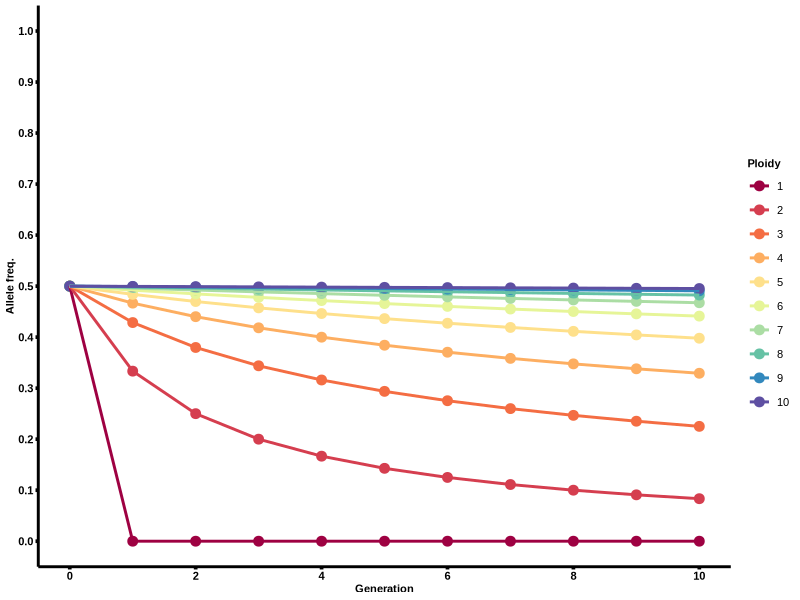
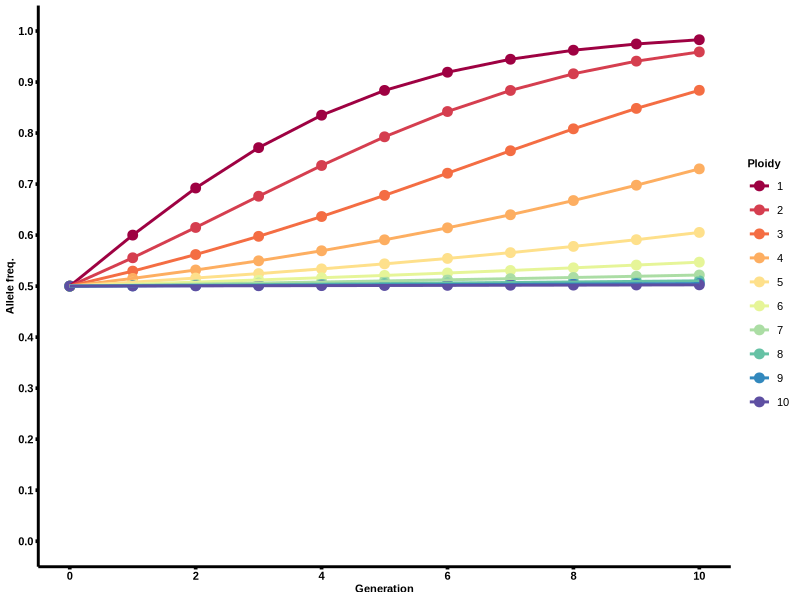
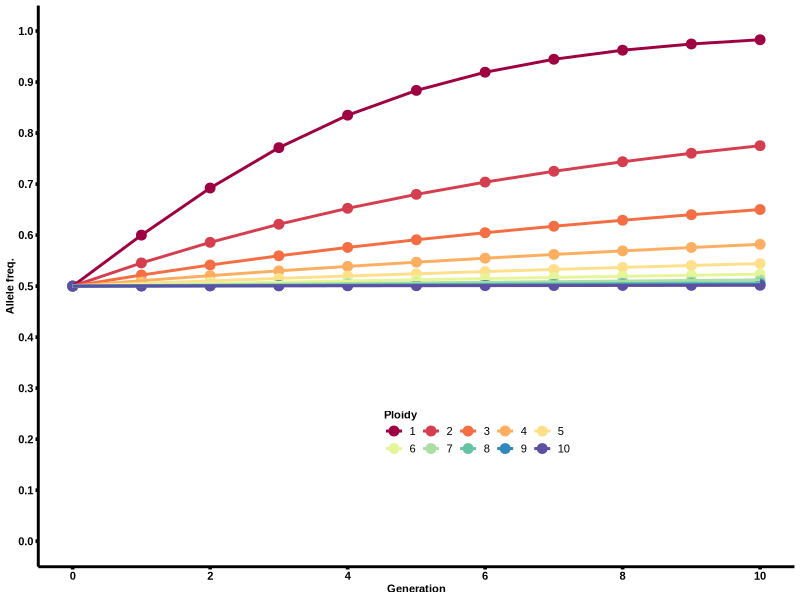
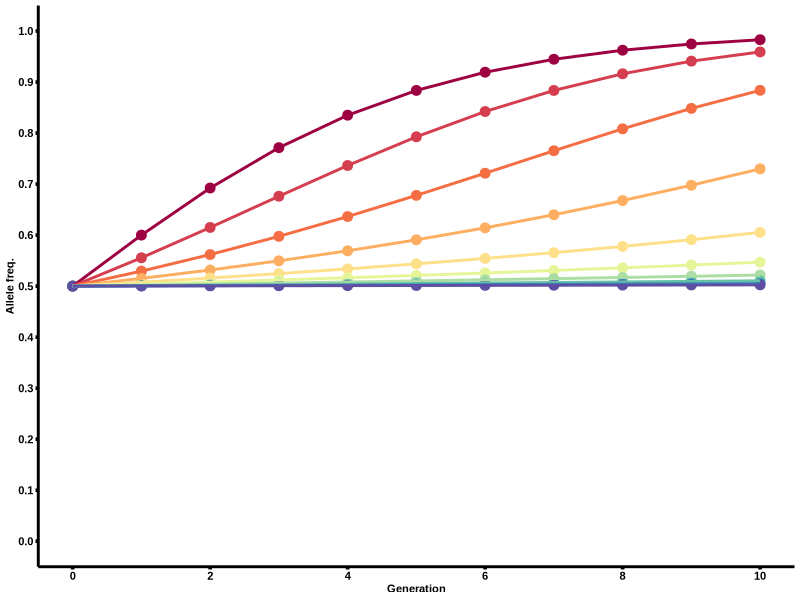
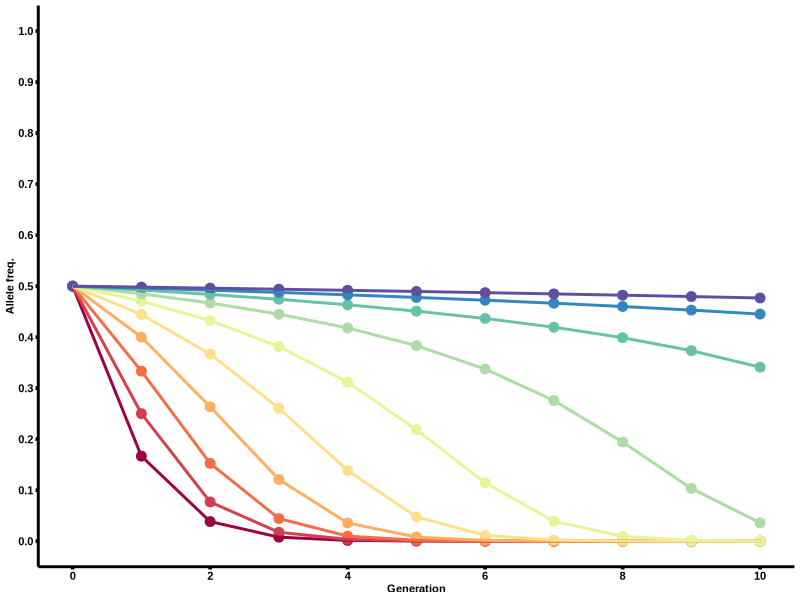
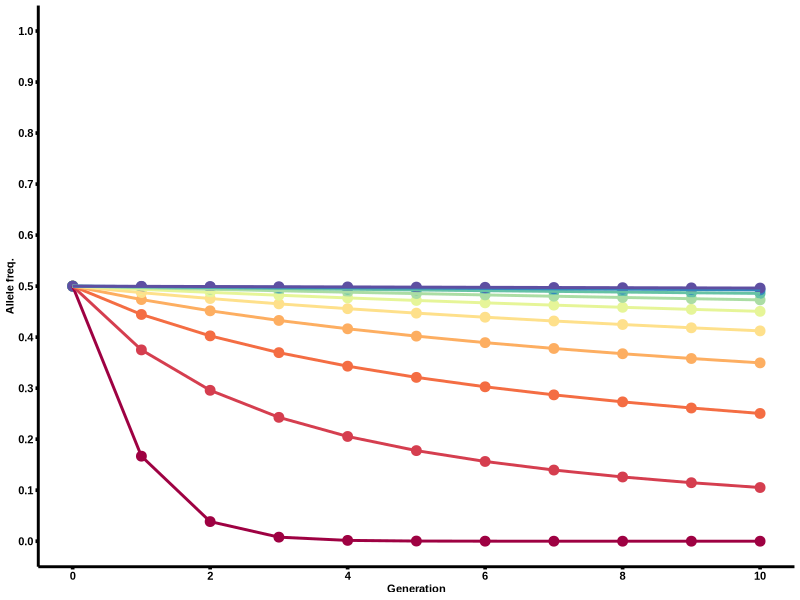
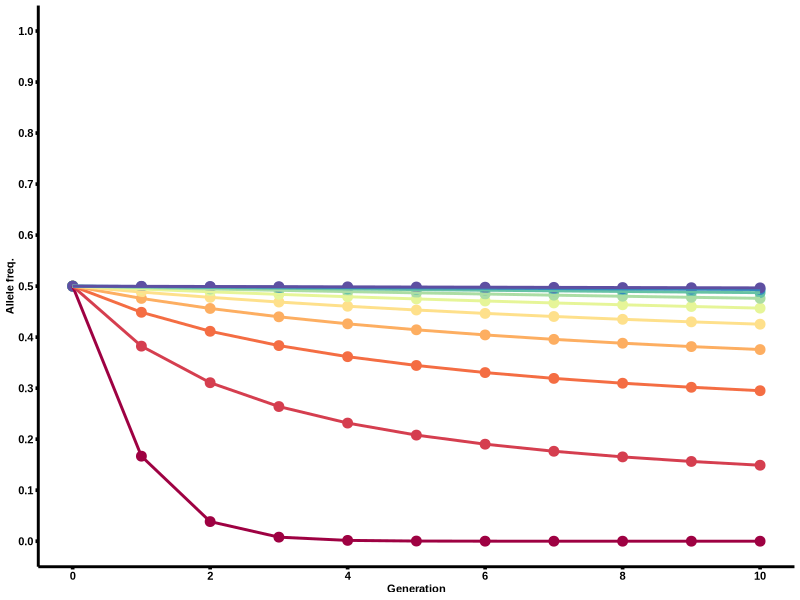
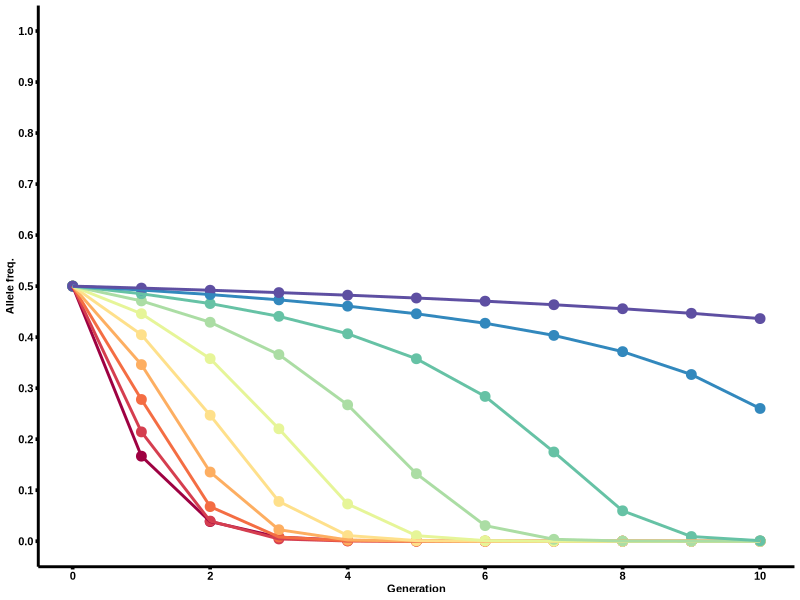

Write R code to recreate these figures, in order.
## ---- chunk 1
library(ggplot2)
library(tidyr)
library(dplyr)

# Individual plot export folder
out_dir <- "ploidy_individual_plots_A4_8pt_final_layout"
dir.create(out_dir, showWarnings = FALSE, recursive = TRUE)

# Requested publication font size
base_pt <- 8
geom_text_pt <- base_pt / ggplot2::.pt

# Final physical size for every panel in the 2-column A4 layout.
# Import into Illustrator at 100% scale so 8 pt remains 8 pt.
panel_width <- 3.5
panel_height <- 2.45

# Export each plot individually. SVG/PDF are vector; TIFF is 600 dpi.
save_individual_plot <- function(plot, filename, width, height) {
  ggsave(
    filename = file.path(out_dir, paste0(filename, ".svg")),
    plot = plot, width = width, height = height, units = "in",
    bg = "white"
  )
  ggsave(
    filename = file.path(out_dir, paste0(filename, ".pdf")),
    plot = plot, width = width, height = height, units = "in",
    device = cairo_pdf, bg = "white"
  )
  ggsave(
    filename = file.path(out_dir, paste0(filename, ".tiff")),
    plot = plot, width = width, height = height, units = "in",
    dpi = 600, compression = "lzw", bg = "white"
  )
}
## ---- chunk 2
W_avg_f <- function(P2, W1, W2, a){
  W_avg <- (1 - (P2^a))*W1 + (P2^a) * W2
  return(W_avg)
}

P1 <- function(P1, W1, W_avg){
  P1 <- W1 * P1 / W_avg
  return(P1)
}
## ---- chunk 3
P2_0 <- 0.5
P1_0 <- 1 - P2_0
W1 <- 1
W2 <- 0

t <- 10
data <- data.frame(
  a = NULL,
  generation = NULL,
  P2 = NULL,
  W_avg = NULL
)

for (a in 1:10){
  W_avg <- W_avg_f(P2 = P2_0, W1 = W1, W2 = W2, a = a)
  new_gen <- data.frame(
    a = a,
    generation = 0,
    P2 = P2_0,
    W_avg = W_avg
  )
  data <- rbind(data, new_gen)
  i <- 1
  P1 <- P1_0
  P2 <- P2_0
  for (i in 1:10){
    P1 <- W1 * P1 / W_avg
    P2 <- 1 - P1
    W_avg <- W_avg_f(P2 = P2, W1 = W1, W2 = W2, a = a)
    new_gen <- data.frame(
      a = a,
      generation = i,
      P2 = P2,
      W_avg = W_avg
    )
    data <- rbind(data, new_gen)
    i <- i + 1
  }
}
## ---- chunk 4
data$a <- factor(data$a)

p_lethal <- ggplot(data, aes(x = generation, y = P2, color = a, group = a)) +
  geom_point(size = 3) +
  geom_line(linewidth = 1) +
  scale_color_brewer(palette = "Spectral") +
  theme_minimal(base_family = "Arial", base_size = base_pt) +
  theme(
    text = element_text(family = "Arial", size = base_pt),
    axis.title = element_text(size = base_pt, face = "bold"),
    axis.text = element_text(size = base_pt, family = "Arial"),
    legend.title = element_text(size = base_pt, face = "bold"),
    axis.text.x = element_text(colour = "black", size = base_pt, family = "Arial", face = "bold"),
    axis.text.y = element_text(colour = "black", size = base_pt, family = "Arial", face = "bold"),
    axis.line = element_line(colour = "black", linewidth = 1, linetype = "solid"),
    axis.ticks = element_line(colour = "black", linewidth = 1.25, linetype = "solid"),
    legend.text = element_text(size = base_pt),
    panel.grid = element_blank()
  ) +
  scale_x_continuous(breaks = seq(min(data$generation), max(data$generation), by = 2)) +
  scale_y_continuous(limits = c(0, 1), breaks = seq(0, 1, by = 0.1)) +
  labs(
    x = "Generation",
    y = "Allele freq.",
    color = "Ploidy"
  )

print(p_lethal)
save_individual_plot(p_lethal, "lethal", 3.5, 2.45)
## ---- chunk 5
P2_0 <- 0.5
P1_0 <- 1 - P2_0
W1 <- 1
W2 <- 1.5

t <- 10
data <- data.frame(
  a = NULL,
  generation = NULL,
  P2 = NULL,
  W_avg = NULL
)

for (a in 1:10){
  W_avg <- W_avg_f(P2 = P2_0, W1 = W1, W2 = W2, a = a)
  new_gen <- data.frame(
    a = a,
    generation = 0,
    P2 = P2_0,
    W_avg = W_avg
  )
  data <- rbind(data, new_gen)
  i <- 1
  P1 <- P1_0
  P2 <- P2_0
  for (i in 1:10){
    P1 <- W1 * P1 / W_avg
    P2 <- 1 - P1
    W_avg <- W_avg_f(P2 = P2, W1 = W1, W2 = W2, a = a)
    new_gen <- data.frame(
      a = a,
      generation = i,
      P2 = P2,
      W_avg = W_avg
    )
    data <- rbind(data, new_gen)
    i <- i + 1
  }
}
## ---- chunk 6
data$a <- factor(data$a)

p_beneficial <- ggplot(data, aes(x = generation, y = P2, color = a, group = a)) +
  geom_point(size = 3) +
  geom_line(linewidth = 1) +
  scale_color_brewer(palette = "Spectral") +
  theme_minimal(base_family = "Arial", base_size = base_pt) +
  theme(
    text = element_text(family = "Arial", size = base_pt),
    axis.title = element_text(size = base_pt, face = "bold"),
    axis.text = element_text(size = base_pt, family = "Arial"),
    legend.title = element_text(size = base_pt, face = "bold"),
    axis.text.x = element_text(colour = "black", size = base_pt, family = "Arial", face = "bold"),
    axis.text.y = element_text(colour = "black", size = base_pt, family = "Arial", face = "bold"),
    axis.line = element_line(colour = "black", linewidth = 1, linetype = "solid"),
    axis.ticks = element_line(colour = "black", linewidth = 1.25, linetype = "solid"),
    legend.text = element_text(size = base_pt),
    panel.grid = element_blank()
  ) +
  scale_x_continuous(breaks = seq(min(data$generation), max(data$generation), by = 2)) +
  scale_y_continuous(limits = c(0, 1), breaks = seq(0, 1, by = 0.1)) +
  labs(
    x = "Generation",
    y = "Allele freq.",
    color = "Ploidy"
  )

print(p_beneficial)
save_individual_plot(p_beneficial, "beneficial", 3.5, 2.45)
## ---- chunk 7
# A2 is the focal allele. W1 = wild-type fitness; W2 = A2 fitness.
# For a dominant A2 allele, mixed-ploidy infectious units have fitness W2.
# For a recessive A2 allele, mixed-ploidy infectious units have fitness W1.

simulate_fixed_dominance <- function(
    q0 = 0.5,
    W1 = 1,
    W2,
    dominance = c("dominant", "recessive"),
    ploidies = 1:10,
    generations = 10) {

  dominance <- match.arg(dominance)
  out <- data.frame()

  for (c in ploidies) {
    q <- q0

    for (generation in 0:generations) {
      p <- 1 - q
      P_all_A1 <- p^c
      P_all_A2 <- q^c
      P_mixed <- 1 - P_all_A1 - P_all_A2

      W_mixed <- if (dominance == "dominant") W2 else W1
      W_avg <- P_all_A1 * W1 +
        P_all_A2 * W2 +
        P_mixed * W_mixed

      out <- rbind(
        out,
        data.frame(
          Ploidy = c,
          generation = generation,
          P2 = q,
          W_avg = W_avg
        )
      )

      if (generation < generations) {
        # Expected A2 copy fraction after selection.
        # q - q^c is the A2 copy fraction carried in mixed units.
        q <- (W2 * P_all_A2 + W_mixed * (q - P_all_A2)) / W_avg
        q <- max(min(q, 1), 0)
      }
    }
  }

  out
}

selection_scenarios <- data.frame(
  Scenario = c(
    "Beneficial, dominant",
    "Beneficial, recessive",
    "Deleterious, dominant",
    "Deleterious, recessive"
  ),
  W2 = c(1.5, 1.5, 0.2, 0.2),
  Dominance = c("dominant", "recessive", "dominant", "recessive"),
  stringsAsFactors = FALSE
)

four_mode_data <- do.call(
  rbind,
  lapply(seq_len(nrow(selection_scenarios)), function(i) {
    sim <- simulate_fixed_dominance(
      q0 = 0.5,
      W1 = 1,
      W2 = selection_scenarios$W2[i],
      dominance = selection_scenarios$Dominance[i],
      ploidies = 1:10,
      generations = 10
    )
    sim$Scenario <- selection_scenarios$Scenario[i]
    sim
  })
)

four_mode_data$Ploidy <- factor(four_mode_data$Ploidy, levels = 1:10)
four_mode_data$Scenario <- factor(
  four_mode_data$Scenario,
  levels = selection_scenarios$Scenario
)

make_selection_mode_plot <- function(d, shared_legend = FALSE) {
  p <- ggplot(
    d,
    aes(x = generation, y = P2, color = Ploidy, group = Ploidy)
  ) +
    geom_point(size = 3) +
    geom_line(linewidth = 1) +
    scale_color_brewer(palette = "Spectral") +
    theme_minimal(base_family = "Arial", base_size = base_pt) +
    theme(
      text = element_text(family = "Arial", size = base_pt),
      axis.title = element_text(size = base_pt, face = "bold"),
      axis.text = element_text(size = base_pt, family = "Arial"),
      axis.text.x = element_text(
        colour = "black", size = base_pt, family = "Arial", face = "bold"
      ),
      axis.text.y = element_text(
        colour = "black", size = base_pt, family = "Arial", face = "bold"
      ),
      axis.line = element_line(colour = "black", linewidth = 1),
      axis.ticks = element_line(colour = "black", linewidth = 1.25),
      legend.title = element_text(size = base_pt, face = "bold"),
      legend.text = element_text(size = base_pt),
      panel.grid = element_blank()
    ) +
    scale_x_continuous(breaks = seq(0, 10, by = 2)) +
    scale_y_continuous(limits = c(0, 1), breaks = seq(0, 1, by = 0.1)) +
    labs(
      x = "Generation",
      y = "Allele freq.",
      color = "Ploidy"
    )

  if (shared_legend) {
    # One shared ploidy legend for all four selection panels.
    # Place it inside the unused lower half of the beneficial-dominant panel
    # so it does not change the physical plotting-region size.
    p <- p +
      theme(
        legend.position = c(0.58, 0.24),
        legend.justification = c(0.5, 0.5),
        legend.direction = "horizontal",
        legend.background = element_rect(fill = "white", colour = NA),
        legend.margin = margin(0, 0, 0, 0),
        legend.spacing.x = grid::unit(0.01, "in"),
        legend.spacing.y = grid::unit(0.01, "in"),
        legend.key.width = grid::unit(0.20, "in"),
        legend.key.height = grid::unit(0.12, "in")
      ) +
      guides(
        color = guide_legend(
          nrow = 2,
          byrow = TRUE,
          title.position = "top"
        )
      )
  } else {
    p <- p + theme(legend.position = "none")
  }

  p
}
## ---- chunk 8
d_beneficial_dominant <- subset(
  four_mode_data,
  Scenario == "Beneficial, dominant"
)

p_beneficial_dominant <- make_selection_mode_plot(
  d_beneficial_dominant,
  shared_legend = TRUE
)

print(p_beneficial_dominant)
save_individual_plot(
  p_beneficial_dominant,
  "beneficial_dominant_W2_1.5",
  panel_width, panel_height
)
## ---- chunk 9
d_beneficial_recessive <- subset(
  four_mode_data,
  Scenario == "Beneficial, recessive"
)

p_beneficial_recessive <- make_selection_mode_plot(d_beneficial_recessive)

print(p_beneficial_recessive)
save_individual_plot(
  p_beneficial_recessive,
  "beneficial_recessive_W2_1.5",
  panel_width, panel_height
)
## ---- chunk 10
d_deleterious_dominant <- subset(
  four_mode_data,
  Scenario == "Deleterious, dominant"
)

p_deleterious_dominant <- make_selection_mode_plot(d_deleterious_dominant)

print(p_deleterious_dominant)
save_individual_plot(
  p_deleterious_dominant,
  "deleterious_dominant_W2_0.2",
  panel_width, panel_height
)
## ---- chunk 11
d_deleterious_recessive <- subset(
  four_mode_data,
  Scenario == "Deleterious, recessive"
)

p_deleterious_recessive <- make_selection_mode_plot(d_deleterious_recessive)

print(p_deleterious_recessive)
save_individual_plot(
  p_deleterious_recessive,
  "deleterious_recessive_W2_0.2",
  panel_width, panel_height
)
## ---- chunk 12
simulate_mixed_fitness <- function(
    q0 = 0.5,
    W1 = 1,
    W2 = 0.2,
    W_mixed,
    ploidies = 1:10,
    generations = 10) {

  out <- data.frame()

  for (c in ploidies) {
    q <- q0

    for (generation in 0:generations) {
      p <- 1 - q

      # Probabilities of A1-only, A2-only, and mixed infectious units
      P_all_A1 <- p^c
      P_all_A2 <- q^c
      P_mixed <- 1 - P_all_A1 - P_all_A2

      W_avg <- P_all_A1 * W1 +
        P_all_A2 * W2 +
        P_mixed * W_mixed

      out <- rbind(
        out,
        data.frame(
          Ploidy = c,
          generation = generation,
          P2 = q,
          W_avg = W_avg
        )
      )

      if (generation < generations) {
        # Expected A2 copy fraction after selection.
        # q - q^c is the A2 copy fraction carried in mixed units.
        q <- (
          W2 * P_all_A2 +
          W_mixed * (q - P_all_A2)
        ) / W_avg

        q <- max(min(q, 1), 0)
      }
    }
  }

  out$Ploidy <- factor(out$Ploidy, levels = 1:10)
  out
}

q0_over_under <- 0.5
W1_over_under <- 1
W2_over_under <- 0.2

# Overdominance: mixed units are fitter than both homogeneous states
# W_mixed = 1.1 > W1 = 1 > W2 = 0.2
data_overdominance <- simulate_mixed_fitness(
  q0 = q0_over_under,
  W1 = W1_over_under,
  W2 = W2_over_under,
  W_mixed = 1.1,
  ploidies = 1:10,
  generations = 10
)

# Underdominance: mixed units are less fit than both homogeneous states
# W_mixed = 0.1 < W2 = 0.2 < W1 = 1
data_underdominance <- simulate_mixed_fitness(
  q0 = q0_over_under,
  W1 = W1_over_under,
  W2 = W2_over_under,
  W_mixed = 0.1,
  ploidies = 1:10,
  generations = 10
)
## ---- chunk 13
p_overdominance <- make_selection_mode_plot(data_overdominance)

print(p_overdominance)
save_individual_plot(
  p_overdominance,
  "overdominance_W2_0.2_Wmixed_1.1",
  panel_width, panel_height
)
## ---- chunk 14
p_underdominance <- make_selection_mode_plot(data_underdominance)

print(p_underdominance)
save_individual_plot(
  p_underdominance,
  "underdominance_W2_0.2_Wmixed_0.1",
  panel_width, panel_height
)
## ---- chunk 15
ploidy2_over <- simulate_mixed_fitness(
  q0 = 0.5,
  W1 = 1,
  W2 = 0.2,
  W_mixed = 1.1,
  ploidies = 2,
  generations = 10
)
ploidy2_over$Model <- "Overdominance"

ploidy2_dominant <- simulate_mixed_fitness(
  q0 = 0.5,
  W1 = 1,
  W2 = 0.2,
  W_mixed = 0.2,
  ploidies = 2,
  generations = 10
)
ploidy2_dominant$Model <- "Dominance"

ploidy2_under <- simulate_mixed_fitness(
  q0 = 0.5,
  W1 = 1,
  W2 = 0.2,
  W_mixed = 0.1,
  ploidies = 2,
  generations = 10
)
ploidy2_under$Model <- "Underdominance"

ploidy2_comparison <- bind_rows(
  ploidy2_over,
  ploidy2_dominant,
  ploidy2_under
)

ploidy2_comparison$Model <- factor(
  ploidy2_comparison$Model,
  levels = c("Overdominance", "Dominance", "Underdominance")
)

p_ploidy2_comparison <- ggplot(
  ploidy2_comparison,
  aes(x = generation, y = P2, color = Model, group = Model)
) +
  geom_point(size = 3) +
  geom_line(linewidth = 1) +
  scale_color_brewer(palette = "Set1") +
  theme_minimal(base_family = "Arial", base_size = base_pt) +
  theme(
    text = element_text(family = "Arial", size = base_pt),
    axis.title = element_text(size = base_pt, face = "bold"),
    axis.text = element_text(size = base_pt, family = "Arial"),
    axis.text.x = element_text(
      colour = "black", size = base_pt, family = "Arial", face = "bold"
    ),
    axis.text.y = element_text(
      colour = "black", size = base_pt, family = "Arial", face = "bold"
    ),
    axis.line = element_line(colour = "black", linewidth = 1),
    axis.ticks = element_line(colour = "black", linewidth = 1.25),
    legend.title = element_text(size = base_pt, face = "bold"),
    legend.text = element_text(size = base_pt),
    legend.position = c(0.97, 0.96),
    legend.justification = c(1, 1),
    legend.background = element_rect(fill = "white", colour = NA),
    legend.margin = margin(0, 0, 0, 0),
    legend.key.width = grid::unit(0.18, "in"),
    legend.key.height = grid::unit(0.13, "in"),
    panel.grid = element_blank()
  ) +
  scale_x_continuous(breaks = seq(0, 10, by = 2)) +
  scale_y_continuous(limits = c(0, 1), breaks = seq(0, 1, by = 0.1)) +
  labs(
    x = "Generation",
    y = "Allele freq.",
    color = "Selection model"
  )

print(p_ploidy2_comparison)
save_individual_plot(
  p_ploidy2_comparison,
  "ploidy2_overdominance_dominance_underdominance",
  panel_width, panel_height
)
## ---- chunk 16
generations <- 10
q0 <- 0.5
p0 <- 1 - q0

W1 <- 1
W2 <- 0

# Compare a fixed-ploidy population with a zero-truncated Poisson (ZTP)
# population having the SAME actual mean ploidy.
c <- 2
target_mean_ploidy <- c

# For C ~ Poisson(lambda) conditioned on C >= 1,
# E[C | C >= 1] = lambda / (1 - exp(-lambda)).
# Solve for the underlying Poisson rate lambda that gives the desired
# zero-truncated mean.
solve_ztp_lambda <- function(target_mean) {
  if (target_mean < 1) {
    stop("The mean of a zero-truncated Poisson distribution must be >= 1.")
  }
  if (abs(target_mean - 1) < 1e-12) {
    return(0)
  }

  objective <- function(lambda) {
    lambda / (-expm1(-lambda)) - target_mean
  }

  upper <- max(10, target_mean * 5)
  while (objective(upper) < 0) {
    upper <- upper * 2
  }

  uniroot(objective, interval = c(1e-12, upper), tol = 1e-12)$root
}

lambda <- solve_ztp_lambda(target_mean_ploidy)
ztp_mean <- if (lambda == 0) 1 else lambda / (-expm1(-lambda))

cat("Fixed ploidy:", c, "\n")
cat("Target ZTP mean ploidy:", target_mean_ploidy, "\n")
cat("Underlying Poisson lambda:", lambda, "\n")
cat("Achieved ZTP mean ploidy:", ztp_mean, "\n")

simulate_fixed <- function(p0, W1, W2, c, generations) {
  p <- numeric(generations + 1)
  p[1] <- p0
  for (t in 1:generations) {
    pt <- p[t]
    p[t + 1] <- (W1 * pt) / (W1 + (W2 - W1) * (1 - pt)^c)
  }
  return(p)
}

simulate_ztp <- function(p0, W1, W2, lambda, generations) {
  p <- numeric(generations + 1)
  p[1] <- p0

  for (t in 1:generations) {
    pt <- p[t]

    # S = E[(1 - p)^C | C >= 1]
    #   = [exp(-lambda * p) - exp(-lambda)] / [1 - exp(-lambda)]
    # Written with expm1() for improved numerical stability.
    if (lambda == 0) {
      S <- 1 - pt
    } else {
      S <- (exp(-lambda * pt) - exp(-lambda)) / (-expm1(-lambda))
    }

    p[t + 1] <- (W1 * pt) / (W1 + (W2 - W1) * S)
  }

  return(p)
}

p_fixed <- simulate_fixed(p0, W1, W2, c, generations)
p_ztp <- simulate_ztp(p0, W1, W2, lambda, generations)

fixed_label <- paste0("Fixed ploidy = ", c)
ztp_label <- paste0("ZTP mean ploidy = ", round(ztp_mean, 3))

data <- data.frame(
  generation = 0:generations,
  Fixed = 1 - p_fixed,
  ZTP = 1 - p_ztp
)

data_long <- data %>%
  pivot_longer(
    cols = c(Fixed, ZTP),
    names_to = "distribution",
    values_to = "P2"
  ) %>%
  mutate(
    a = ifelse(distribution == "Fixed", fixed_label, ztp_label),
    a = factor(a, levels = c(fixed_label, ztp_label))
  )

p_fix_poisson <- ggplot(
  data_long,
  aes(x = generation, y = P2, color = a, group = a)
) +
  geom_point(size = 3) +
  geom_line(linewidth = 1) +
  scale_color_brewer(palette = "Set1") +
  theme_minimal(base_family = "Arial", base_size = base_pt) +
  theme(
    text = element_text(family = "Arial", size = base_pt),
    axis.title = element_text(size = base_pt, face = "bold"),
    axis.text = element_text(size = base_pt, family = "Arial"),
    legend.title = element_text(size = base_pt, face = "bold"),
    axis.text.x = element_text(colour = "black", size = base_pt, face = "bold"),
    axis.text.y = element_text(colour = "black", size = base_pt, face = "bold"),
    axis.line = element_line(colour = "black", linewidth = 1),
    axis.ticks = element_line(colour = "black", linewidth = 1.25),
    legend.text = element_text(size = base_pt),
    legend.position = c(0.97, 0.96),
    legend.justification = c(1, 1),
    legend.background = element_rect(fill = "white", colour = NA),
    legend.margin = margin(0, 0, 0, 0),
    legend.key.width = grid::unit(0.18, "in"),
    legend.key.height = grid::unit(0.13, "in"),
    panel.grid = element_blank()
  ) +
  scale_x_continuous(
    breaks = seq(min(data_long$generation), max(data_long$generation), by = 2)
  ) +
  scale_y_continuous(
    limits = c(0, 1),
    breaks = seq(0, 1, by = 0.1)
  ) +
  labs(
    x = "Generation",
    y = "Allele freq.",
    color = "Ploidy distribution"
  )

print(p_fix_poisson)
save_individual_plot(
  p_fix_poisson, "fixed_vs_ZTP_mean_matched", panel_width, panel_height
)
## ---- chunk 17
generations <- 10
P2_0 <- 0.5
P1_0 <- 1 - P2_0

W1 <- 1
W2 <- 0.2
h <- 0

ploidies <- 1:10

W_avg_DN <- function(P2, W1, W2, c, h = 0) {
  P1 <- 1 - P2
  W_mixed <- h * W1 + (1 - h) * W2
  P_all_A1 <- P1^c
  P_all_A2 <- P2^c
  P_mixed <- 1 - P_all_A1 - P_all_A2

  W_avg <- P_all_A1 * W1 +
    P_all_A2 * W2 +
    P_mixed * W_mixed

  return(W_avg)
}

update_P2_DN <- function(P2, W1, W2, c, h = 0) {
  P1 <- 1 - P2
  W_mixed <- h * W1 + (1 - h) * W2

  P_all_A1 <- P1^c
  P_all_A2 <- P2^c
  P_mixed <- 1 - P_all_A1 - P_all_A2

  W_avg <- P_all_A1 * W1 +
    P_all_A2 * W2 +
    P_mixed * W_mixed

  P2_next <- (W2 * P_all_A2 +
    W_mixed * (P2 - P_all_A2)) / W_avg

  return(P2_next)
}

data <- data.frame(
  Ploidy = integer(),
  generation = integer(),
  P2 = numeric(),
  W_avg = numeric()
)

for (c in ploidies) {
  P2 <- P2_0

  for (generation in 0:generations) {
    W_avg <- W_avg_DN(P2 = P2, W1 = W1, W2 = W2, c = c, h = h)

    data <- rbind(
      data,
      data.frame(
        Ploidy = c,
        generation = generation,
        P2 = P2,
        W_avg = W_avg
      )
    )

    if (generation < generations) {
      P2 <- update_P2_DN(P2 = P2, W1 = W1, W2 = W2, c = c, h = h)
    }
  }
}

data$Ploidy <- factor(data$Ploidy, levels = 1:10)

p_DN <- ggplot(data, aes(
  x = generation,
  y = P2,
  color = Ploidy,
  group = Ploidy
)) +
  geom_point(size = 3) +
  geom_line(linewidth = 1) +
  scale_color_brewer(palette = "Spectral") +
  theme_minimal(base_family = "Arial", base_size = base_pt) +
  theme(
    text = element_text(family = "Arial", size = base_pt),
    axis.title = element_text(size = base_pt, face = "bold"),
    axis.text = element_text(size = base_pt, family = "Arial"),
    legend.title = element_text(size = base_pt, face = "bold"),
    axis.text.x = element_text(
      colour = "black", size = base_pt, family = "Arial", face = "bold"
    ),
    axis.text.y = element_text(
      colour = "black", size = base_pt, family = "Arial", face = "bold"
    ),
    axis.line = element_line(colour = "black", linewidth = 1),
    axis.ticks = element_line(colour = "black", linewidth = 1.25),
    legend.text = element_text(size = base_pt),
    panel.grid = element_blank()
  ) +
  scale_x_continuous(
    breaks = seq(0, generations, by = 2)
  ) +
  scale_y_continuous(
    limits = c(0, 1),
    breaks = seq(0, 1, by = 0.1)
  ) +
  labs(
    x = "Generation",
    y = "Allele freq.",
    color = "Ploidy"
  )

print(p_DN)
save_individual_plot(p_DN, "dominant_negative_W2_0.2_fixed_ploidy", 3.5, 2.45)
## ---- chunk 18
W_avg_f_random <- function(P2, W1, W2, c){
  W_avg <- (1 - P2^c) * W1 + P2^c * W2
  return(W_avg)
}

update_P2 <- function(P2, W1, W2, c){
  P1 <- 1 - P2

  W_avg <- W_avg_f_random(P2 = P2, W1 = W1, W2 = W2, c = c)

  P1_next <- W1 * P1 / W_avg
  P2_next <- 1 - P1_next

  P2_next <- max(min(P2_next, 1), 0)

  return(P2_next)
}

simulate_trajectory <- function(P2_0, W1, W2, c_vec){
  T_gen <- length(c_vec)
  P2 <- numeric(T_gen + 1)
  P2[1] <- P2_0

  for(t in seq_len(T_gen)){
    P2[t + 1] <- update_P2(
      P2 = P2[t],
      W1 = W1,
      W2 = W2,
      c = c_vec[t]
    )
  }

  out <- data.frame(
    generation = 0:T_gen,
    P2 = P2,
    ploidy = c(NA, c_vec)
  )

  return(out)
}

simulate_final <- function(P2_0, W1, W2, c_vec){
  traj <- simulate_trajectory(P2_0, W1, W2, c_vec)
  return(tail(traj$P2, 1))
}

find_effective_ploidy <- function(P2_0, W1, W2, c_random){
  T_gen <- length(c_random)

  target_final_P2 <- simulate_final(
    P2_0 = P2_0,
    W1 = W1,
    W2 = W2,
    c_vec = c_random
  )

  objective <- function(c_eff){
    final_P2_eff <- simulate_final(
      P2_0 = P2_0,
      W1 = W1,
      W2 = W2,
      c_vec = rep(c_eff, T_gen)
    )

    return(final_P2_eff - target_final_P2)
  }

  lower <- 1
  upper <- 10

  f_lower <- objective(lower)
  f_upper <- objective(upper)

  if(abs(f_lower) < 1e-12){
    return(lower)
  }

  if(abs(f_upper) < 1e-12){
    return(upper)
  }

  while(f_lower * f_upper > 0 && upper < 1e6){
    upper <- upper * 2
    f_upper <- objective(upper)
  }

  if(f_lower * f_upper > 0){
    stop("Could not find a valid effective ploidy.")
  }

  c_eff <- uniroot(
    objective,
    interval = c(lower, upper),
    tol = 1e-12
  )$root

  return(c_eff)
}
## ---- chunk 19
set.seed(123)

T_gen <- 10
P2_0 <- 0.5
W1 <- 1
W2 <- 0

c_random <- sample(1:10, size = T_gen, replace = TRUE)
c_average <- mean(c_random)
c_harmonic <- length(c_random) / sum(1 / c_random)

c_effective <- find_effective_ploidy(
  P2_0 = P2_0,
  W1 = W1,
  W2 = W2,
  c_random = c_random
)

traj_random <- simulate_trajectory(
  P2_0 = P2_0,
  W1 = W1,
  W2 = W2,
  c_vec = c_random
)
traj_random$type <- "Random ploidy"

traj_average <- simulate_trajectory(
  P2_0 = P2_0,
  W1 = W1,
  W2 = W2,
  c_vec = rep(c_average, T_gen)
)
traj_average$type <- paste0("Average ploidy = ", round(c_average, 3))

traj_harmonic <- simulate_trajectory(
  P2_0 = P2_0,
  W1 = W1,
  W2 = W2,
  c_vec = rep(c_harmonic, T_gen)
)
traj_harmonic$type <- paste0("Harmonic mean = ", round(c_harmonic, 3))

traj_effective <- simulate_trajectory(
  P2_0 = P2_0,
  W1 = W1,
  W2 = W2,
  c_vec = rep(c_effective, T_gen)
)
traj_effective$type <- paste0("Effective ploidy = ", round(c_effective, 3))

plot_data <- rbind(
  traj_random,
  traj_average,
  traj_harmonic,
  traj_effective
)

random_label <- "Random ploidy"
average_label <- paste0("Average ploidy = ", round(c_average, 3))
harmonic_label <- paste0("Harmonic mean = ", round(c_harmonic, 3))
effective_label <- paste0("Effective ploidy = ", round(c_effective, 3))

plot_data$a <- factor(
  plot_data$type,
  levels = c(random_label, average_label, harmonic_label, effective_label)
)

cb_colors <- setNames(
  c("#0072B2", "#D55E00", "#CC79A7", "#009E73"),
  c(random_label, average_label, harmonic_label, effective_label)
)

line_types <- setNames(
  c("solid", "dashed", "longdash", "dotdash"),
  c(random_label, average_label, harmonic_label, effective_label)
)

ploidy_labels <- data.frame(
  generation = 1:T_gen,
  y = 1.03,
  label = paste0("", c_random)
)
## ---- chunk 20
cat("Random ploidies by generation:\n")
print(c_random)

cat("\nArithmetic mean ploidy:\n")
print(c_average)

cat("\nHarmonic mean ploidy:\n")
print(c_harmonic)

cat("\nEffective ploidy:\n")
print(c_effective)

cat("\nFinal P2 under random ploidy:\n")
print(tail(traj_random$P2, 1))

cat("\nFinal P2 under arithmetic-mean ploidy:\n")
print(tail(traj_average$P2, 1))

cat("\nFinal P2 under harmonic-mean ploidy:\n")
print(tail(traj_harmonic$P2, 1))

cat("\nFinal P2 under effective ploidy:\n")
print(tail(traj_effective$P2, 1))
## ---- chunk 21
p_random_effective <- ggplot(
  plot_data,
  aes(x = generation, y = P2, color = a, group = a, linetype = a)
) +
  geom_point(size = 3) +
  geom_line(linewidth = 1) +
  geom_text(
    data = ploidy_labels,
    aes(x = generation, y = y, label = label),
    inherit.aes = FALSE,
    size = geom_text_pt,
    family = "Arial",
    fontface = "bold",
    color = "black"
  ) +
  annotate(
    "text",
    x = 0,
    y = 3,
    label = "ploidy:",
    hjust = 1,
    size = geom_text_pt,
    family = "Arial",
    fontface = "bold",
    color = "black"
  ) +
  scale_color_manual(values = cb_colors) +
  scale_linetype_manual(values = line_types) +
  theme_minimal(base_family = "Arial", base_size = base_pt) +
  theme(
    text = element_text(family = "Arial", size = base_pt),
    axis.title = element_text(size = base_pt, face = "bold"),
    axis.text = element_text(size = base_pt, family = "Arial"),
    legend.title = element_text(size = base_pt, face = "bold"),
    axis.text.x = element_text(
      colour = "black",
      size = base_pt,
      family = "Arial",
      face = "bold"
    ),
    axis.text.y = element_text(
      colour = "black",
      size = base_pt,
      family = "Arial",
      face = "bold"
    ),
    axis.line = element_line(
      colour = "black",
      linewidth = 1,
      linetype = "solid"
    ),
    axis.ticks = element_line(
      colour = "black",
      linewidth = 1.25,
      linetype = "solid"
    ),
    legend.text = element_text(size = base_pt),
    legend.position = c(0.97, 0.91),
    legend.justification = c(1, 1),
    legend.background = element_rect(fill = "white", colour = NA),
    legend.margin = margin(0, 0, 0, 0),
    legend.key.width = grid::unit(0.18, "in"),
    legend.key.height = grid::unit(0.13, "in"),
    panel.grid = element_blank()
  ) +
  scale_x_continuous(
    breaks = seq(min(plot_data$generation), max(plot_data$generation), by = 2)
  ) +
  scale_y_continuous(
    breaks = seq(0, 1, by = 0.1)
  ) +
  coord_cartesian(
    ylim = c(0, 1),
    clip = "off"
  ) +
  labs(
    x = "Generation",
    y = "Allele freq.",
    color = "Ploidy",
    linetype = "Ploidy"
  )

print(p_random_effective)
save_individual_plot(
  p_random_effective,
  "random_average_harmonic_effective_ploidy_colorblind_safe",
  panel_width, panel_height
)
